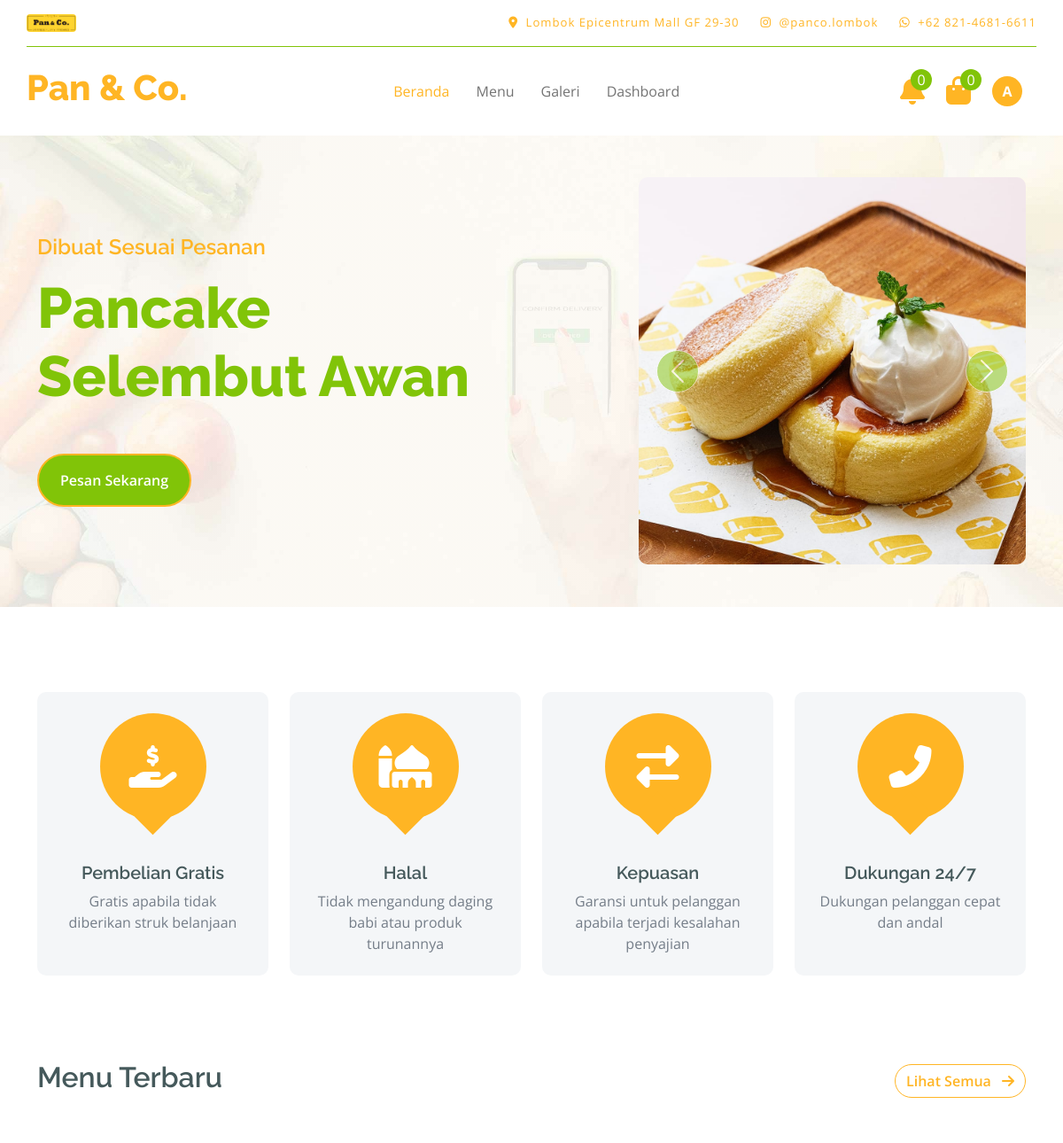
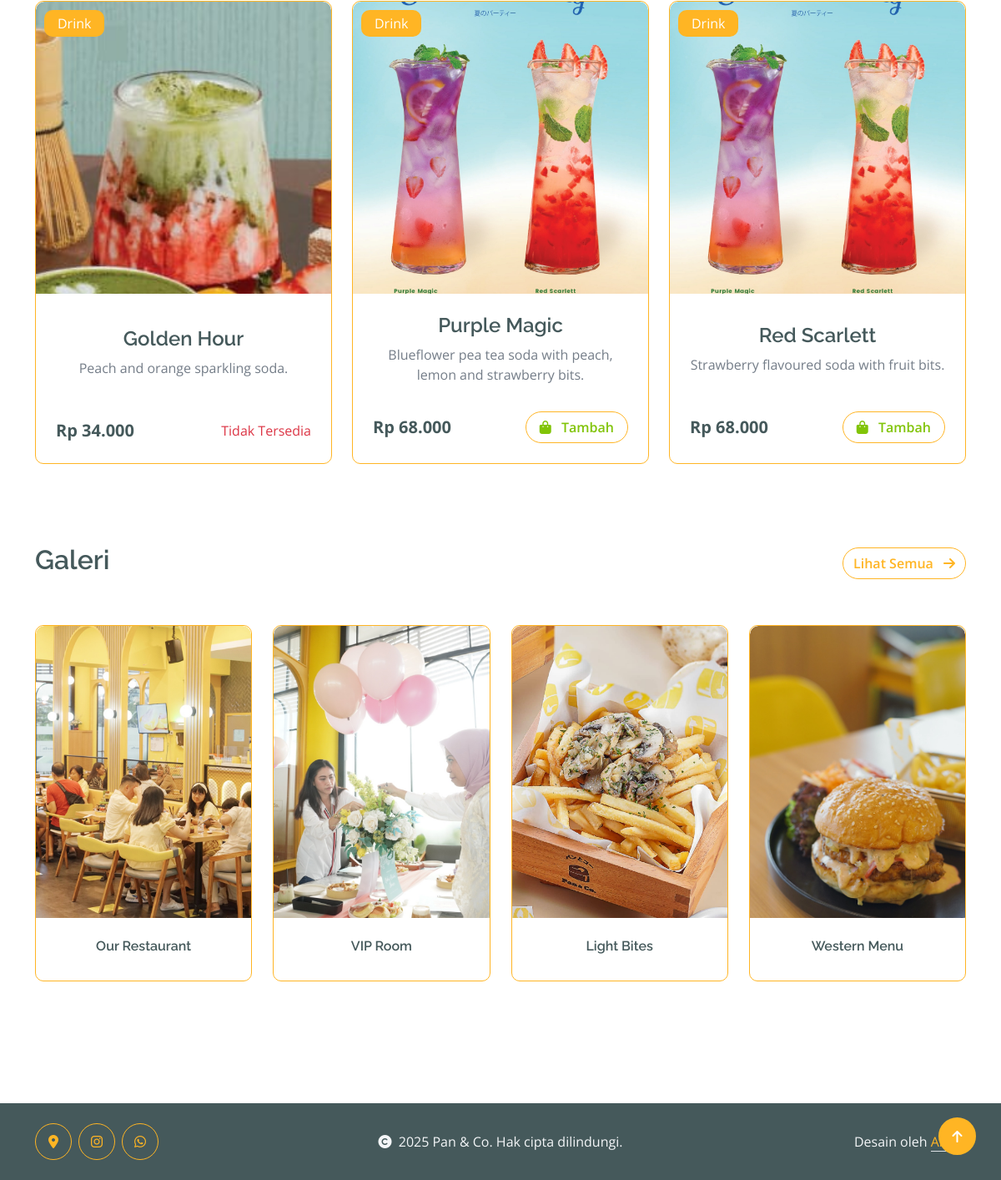
The app's page /user/index.php (signed in) with its own data (2 pictures, top to bottom).
### tables this page shows
CREATE TABLE `menu` (
  `id_menu` int NOT NULL,
  `tanggal_buat` datetime DEFAULT NULL,
  `nama_menu` varchar(255) DEFAULT NULL,
  `kategori` enum('Dessert','Hot Kitchen','Drink') NOT NULL,
  `harga` bigint DEFAULT NULL,
  `deskripsi` text,
  `status` enum('Tersedia','Tidak Tersedia') NOT NULL,
  `gambar` varchar(255) DEFAULT NULL
);

CREATE TABLE `galeri` (
  `id_galeri` int NOT NULL,
  `tanggal_buat` datetime DEFAULT NULL,
  `keterangan` text,
  `gambar` varchar(255) DEFAULT NULL
);

### config/config.php (called while the page is built, shortened)
<?php
$base_url = 'http://localhost/restaurant-order-system';
function base_url($path = '')
{
    global $base_url;
    return rtrim($base_url, '/') . '/' . ltrim($path, '/');
}
function get_image_url($url_gambar)
{
    $path_gambar = $_SERVER['DOCUMENT_ROOT'] . parse_url($url_gambar, PHP_URL_PATH);
    return $url_gambar;
}

### user/index.php (the view, shortened to what this page needs)
<?php
include('../config/config.php');
?>
<div class="container-fluid py-5 hero-header">
    <div class="container">
        <div class="row g-5 align-items-center">
            <div class="col-md-12 col-lg-7 order-1 order-lg-0">
                <h4 class="mb-3 text-secondary text-center text-lg-start">Dibuat Sesuai Pesanan</h4>
                <h1 class="mb-5 display-3 text-primary text-center text-lg-start">Pancake <br> Selembut Awan</h1>
                <div class="d-flex justify-content-center justify-content-lg-start">
                    <a href="#new-products" class="btn btn-primary border-2 border-secondary py-3 px-4 rounded-pill text-white">Pesan Sekarang</a>
                </div>
            </div>
            <div class="col-md-12 col-lg-5 order-0 order-lg-1">
                <div id="carouselId" class="carousel slide position-relative" data-bs-ride="carousel">
                    <div class="carousel-inner" role="listbox">
                        <div class="carousel-item active rounded">
                            <img src="<?= base_url('assets/user/img/slider-img-1.jpg'); ?>" class="img-fluid w-100 h-100 bg-secondary rounded"
                                alt="First slide">
                        </div>
                    </div>
                    <button class="carousel-control-prev" type="button" data-bs-target="#carouselId"
                        data-bs-slide="prev">
                        <span class="carousel-control-prev-icon" aria-hidden="true"></span>
                    </button>
                    <button class="carousel-control-next" type="button" data-bs-target="#carouselId"
                        data-bs-slide="next">
                        <span class="carousel-control-next-icon" aria-hidden="true"></span>
                    </button>
                </div>
            </div>
        </div>
    </div>
</div>
<div class="container-fluid featurs py-5 mt-5">
    <div class="container">
        <div class="row g-4">
            <div class="col-md-6 col-lg-3">
                <div class="featurs-item text-center rounded bg-light p-4 h-100">
                    <div class="featurs-icon btn-square rounded-circle bg-secondary mb-5 mx-auto">
                        <i class="fas fa-hand-holding-usd fa-3x text-white"></i>
                    </div>
                    <div class="featurs-content text-center">
                        <h5>Pembelian Gratis</h5>
                        <p class="mb-0">Gratis apabila tidak diberikan struk belanjaan</p>
                    </div>
                </div>
            </div>
            <div class="col-md-6 col-lg-3">
                <div class="featurs-item text-center rounded bg-light p-4 h-100">
                    <div class="featurs-icon btn-square rounded-circle bg-secondary mb-5 mx-auto">
                        <i class="fas fa-mosque fa-3x text-white"></i>
                    </div>
                    <div class="featurs-content text-center">
                        <h5>Halal</h5>
                        <p class="mb-0">Tidak mengandung daging babi atau produk turunannya</p>
                    </div>
                </div>
            </div>
            <div class="col-md-6 col-lg-3">
                <div class="featurs-item text-center rounded bg-light p-4 h-100">
                    <div class="featurs-icon btn-square rounded-circle bg-secondary mb-5 mx-auto">
                        <i class="fas fa-exchange-alt fa-3x text-white"></i>
                    </div>
                    <div class="featurs-content text-center">
                        <h5>Kepuasan</h5>
                        <p class="mb-0">Garansi untuk pelanggan apabila terjadi kesalahan penyajian</p>
                    </div>
                </div>
            </div>
            <div class="col-md-6 col-lg-3">
                <div class="featurs-item text-center rounded bg-light p-4 h-100">
                    <div class="featurs-icon btn-square rounded-circle bg-secondary mb-5 mx-auto">
                        <i class="fa fa-phone-alt fa-3x text-white"></i>
                    </div>
                    <div class="featurs-content text-center">
                        <h5>Dukungan 24/7</h5>
                        <p class="mb-0">Dukungan pelanggan cepat dan andal</p>
                    </div>
                </div>
            </div>
        </div>
    </div>
</div>
<div class="container-fluid fruite py-5" id="new-products">
    <div class="container">
        <div class="d-flex justify-content-between align-items-center gap-2 mb-5">
            <h2>Menu Terbaru</h2>
            <a href="<?= base_url('user/menu.php'); ?>" class="btn btn-outline-secondary rounded-pill">Lihat Semua <i class="fas fa-arrow-right ms-2"></i></a>
        </div>
        <div class="row g-4">
            <div class="col-lg-12">
                <div class="row justify-content-center g-4">
                    <?php
                    $sql_menu = "SELECT * FROM menu ORDER BY tanggal_buat DESC LIMIT 3";
                    $query_menu = mysqli_query($koneksi, $sql_menu);
                    while ($data_menu = mysqli_fetch_array($query_menu)):
                    ?>
                        <div class="col-md-6 col-lg-4">
                            <div class="rounded position-relative fruite-item border border-secondary d-flex flex-column justify-content-between h-100">
                                <div class="fruite-img">
                                    <img src="<?= get_image_url(base_url('assets/uploads/menu/' . $data_menu['gambar'])); ?>" class="w-100 rounded-top" height="350" style="object-fit: cover;" alt="<?= $data_menu['nama_menu']; ?>">
                                </div>
                                <div class="text-white bg-secondary px-3 py-1 rounded position-absolute" style="top: 10px; left: 10px;"><?= $data_menu['kategori']; ?></div>
                                <div class="px-4 pt-4 pb-2 text-center">
                                    <h4><?= $data_menu['nama_menu']; ?></h4>
                                    <p><?= $data_menu['deskripsi']; ?></p>
                                </div>
                                <div class="px-4 pt-2 pb-4 rounded-bottom">
                                    <div class="d-flex justify-content-between align-items-center">
                                        <p class="text-dark fs-5 fw-bold mb-0"><?= 'Rp ' . number_format($data_menu['harga'], 0, ',', '.'); ?></p>
                                        <?php if ($data_menu['status'] === 'Tersedia'): ?>
                                            <?php if (isset($_SESSION['email']) && isset($_SESSION['level'])): ?>
                                                <?php
                                                $sql_tambah_keranjang = "SELECT * FROM keranjang
                                                                         WHERE id_user='{$_SESSION['id_user']}'
                                                                         AND id_menu='{$data_menu['id_menu']}'
                                                                         AND status='Belum Dipesan'";
                                                $query_tambah_keranjang = mysqli_query($koneksi, $sql_tambah_keranjang);
                                                if (mysqli_num_rows($query_tambah_keranjang) == 0):
                                                ?>
                                                    <a href="<?= base_url('user/action.php?add-to-cart=' . $data_menu['id_menu']); ?>" class="btn border border-secondary rounded-pill px-3 text-primary">
                                                        <i class="fa fa-shopping-bag me-2 text-primary"></i> Tambah
                                                    </a>
                                                <?php else: ?>
                                                    <h4 class="text-end text-success mb-0"><i class="fas fa-circle-check"></i></h4>
                                                <?php endif; ?>
                                            <?php endif ?>
                                        <?php else: ?>
                                            <p class="text-end text-danger mb-0"><?= $data_menu['status']; ?></p>
                                        <?php endif ?>
                                    </div>
                                </div>
                            </div>
                        </div>
                    <?php endwhile; ?>
                </div>
            </div>
        </div>
    </div>
</div>
<div class="container-fluid vesitable py-5">
    <div class="container">
        <div class="d-flex justify-content-between align-items-center gap-2">
            <h2>Galeri</h2>
            <a href="<?= base_url('user/gallery.php'); ?>" class="btn btn-outline-secondary rounded-pill">Lihat Semua <i class="fas fa-arrow-right ms-2"></i></a>
        </div>
        <div class="owl-carousel vegetable-carousel justify-content-center">
            <?php
            $sql_galeri = "SELECT * FROM galeri ORDER BY tanggal_buat DESC LIMIT 4";
            $query_galeri = mysqli_query($koneksi, $sql_galeri);
            while ($data_galeri = mysqli_fetch_array($query_galeri)):
            ?>
                <div class="border border-secondary rounded position-relative vesitable-item d-flex flex-column justify-content-between h-100">
                    <div class="vesitable-img">
                        <img src="<?= get_image_url(base_url('assets/uploads/gallery/' . $data_galeri['gambar'])); ?>" class="w-100 rounded-top" height="350" style="object-fit: cover;" alt="<?= $data_galeri['keterangan']; ?>">
                    </div>
                    <div class="p-4 rounded-bottom">
                        <h6 class="text-center"><?= $data_galeri['keterangan']; ?></h6>
                    </div>
                </div>
            <?php endwhile; ?>
        </div>
    </div>
</div>
<?php
include('layout.php');
?>

### assets/user/css/style.css (style rules this page uses)
.btn { font-weight: 600; transition: .5s; }
.btn-square { width: 32px; height: 32px; }
.btn-square, .btn-sm-square, .btn-md-square, .btn-lg-square { padding: 0; display: flex; align-items: center; justify-content: center; font-weight: normal; }
.btn.border-secondary { transition: 0.5s; }
.hero-header { background: linear-gradient(rgba(248, 223, 173, 0.1), rgba(248, 223, 173, 0.1)), url(../img/hero-img.jpg); background-position: center center; background-repeat: no-repeat; background-size: cover; }
.carousel-item { position: relative; }
.carousel-control-next, .carousel-control-prev { width: 48px; height: 48px; border-radius: 48px; border: 1px solid var(--bs-white); background: var(--bs-primary); position: absolute; top: 50%; transform: translateY(-50%); }
.carousel-control-next { margin-right: 20px; }
.carousel-control-prev { margin-left: 20px; }
@media (min-width: 992px) { .hero-header, .page-header { margin-top: 152px !important; } }
.featurs .featurs-item .featurs-icon { position: relative; width: 120px; height: 120px; }
.featurs .featurs-item .featurs-icon::after { content: ""; width: 35px; height: 35px; background: var(--bs-secondary); position: absolute; bottom: -10px; transform: translate(-50%); transform: rotate(45deg); background: var(--bs-secondary); }
.fruite .fruite-item { height: 100%; transition: 0.5s; }
.fruite .fruite-item .fruite-img { overflow: hidden; transition: 0.5s; border-radius: 10px 10px 0 0; }
.fruite .fruite-item .fruite-img img { transition: 0.5s; }
.vesitable .vesitable-item { height: 100%; transition: 0.5s; }
.vesitable .vesitable-item .vesitable-img { overflow: hidden; transition: 0.5s; border-radius: 10px 10px 0 0; }
.vesitable .vesitable-item .vesitable-img img { transition: 0.5s; }

### records on screen
menu: gambar (picture), kategori "Drink", nama_menu "Golden Hour", deskripsi "Peach and orange sparkling soda.", harga "34.000", status "Tidak Tersedia"
menu: gambar (picture), kategori "Drink", nama_menu "Purple Magic", deskripsi "Blueflower pea tea soda with peach, lemon and strawberry bits.", harga "68.000"
menu: gambar (picture), kategori "Drink", nama_menu "Red Scarlett", deskripsi "Strawberry flavoured soda with fruit bits.", harga "68.000"
galeri: gambar (picture), keterangan "Our Restaurant"
galeri: gambar (picture), keterangan "VIP Room"
galeri: gambar (picture), keterangan "Light Bites"
galeri: gambar (picture), keterangan "Western Menu"

### other values on screen
$data_item "0"
substr($_SESSION['nama_lengkap'], 0, 1) "A"
